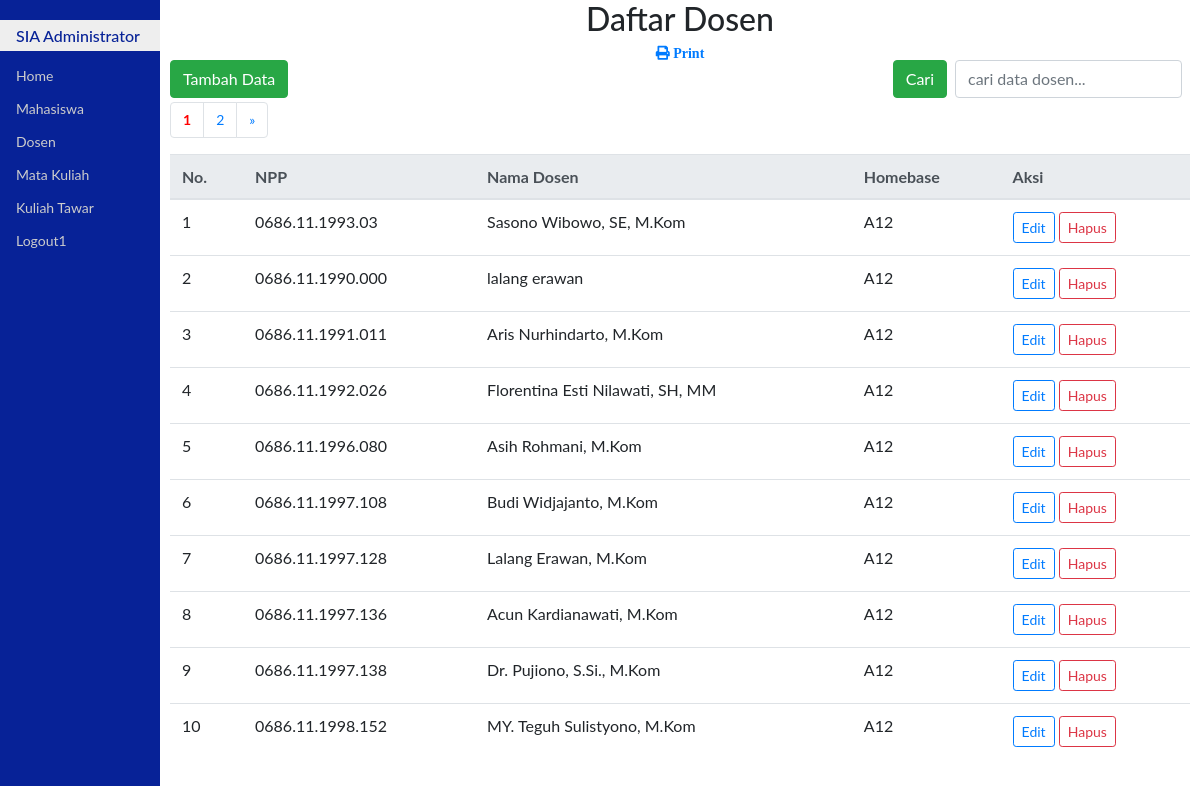
The page /updateDosen.php on the database its author committed.
### tables this page shows
CREATE TABLE `dosen` (
  `npp` char(16) NOT NULL,
  `namadosen` varchar(50) DEFAULT NULL,
  `homebase` char(10) DEFAULT NULL,
  PRIMARY KEY (`npp`)
);

### updateDosen.php (the view, shortened to what this page needs)
<html>
	<head>
		<link rel="stylesheet" type="text/css" href="bootstrap4/css/bootstrap.css">
		<link rel="stylesheet" type="text/css" href="css/styleku.css">
		<link rel="stylesheet" href="https://use.fontawesome.com/releases/v5.7.0/css/all.css">
	</head>
	<body>
		<?php
			require "fungsi.php";
			$jmlDataPerHal = 10;
			if (isset($_POST['cari'])){
				$cari=$_POST['cari'];
				$sql="select * from dosen where npp like'%$cari%' or
									namadosen like '%$cari%' or
									homebase like '%$cari%'";
			}else{
				$sql="select * from dosen";
			}
			$qry = mysqli_query($koneksi,$sql) or die(mysqli_error($koneksi));
			$jmlData = mysqli_num_rows($qry);
			$jmlHal = ceil($jmlData / $jmlDataPerHal);
			if (isset($_GET['hal'])){
				$halAktif=$_GET['hal'];
			}else{
				$halAktif=1;
			}
			$awalData=($jmlDataPerHal * $halAktif)-$jmlDataPerHal;
			$kosong=false;
			if (isset($_POST['cari'])){
				$cari=$_POST['cari'];
				$sql="select * from dosen where npp like'%$cari%' or
									namadosen like '%$cari%' or
									homebase like '%$cari%'
									limit $awalData,$jmlDataPerHal";
			}else{
				$sql="select * from dosen limit $awalData,$jmlDataPerHal";
			}
			$hasil=mysqli_query($koneksi,$sql) or die(mysqli_error($koneksi));
		?>
		<div class="utama">
			<h2 class="text-center">Daftar Dosen</h2>
			<div class="text-center"><a href="prnMhsPdf.php"><span class="fas fa-print">&nbsp;Print</span></a></div>
			<span class="float-left">
				<a class="btn btn-success" href="addDsn.php">Tambah Data</a>
			</span>
			<span class="float-right">
				<form action="" method="post" class="form-inline">
					<button class="btn btn-success" type="submit" name="cari" id="tombol-cari">Cari</button>
					<input class="form-control mr-2 ml-2" type="text" name="cari" placeholder="cari data dosen..." autofocus autocomplete="off" id="keyword">
				</form>
			</span>
			<br><br>
			<ul class="pagination">
				<?php
					for($i=1;$i<=$jmlHal;$i++){
						if ($i==$halAktif){
							echo "<li class='page-item'><a class='page-link' href=?hal=$i style='font-weight:bold;color:red;'>$i</a></li>";
						}else{
							echo "<li class='page-item'><a class='page-link' href=?hal=$i>$i</a></li>";
						}
					}
					if ($halAktif<$jmlHal){
						$forward=$halAktif+1;
						echo "<li class='page-item'><a class='page-link' href=?hal=$forward>&raquo;</a></li>";
					}
				?>
			</ul>
			<div id="container">
			<table class="table table-hover">
				<thead class="thead-light">
					<tr>
						<th>No.</th>
						<th>NPP</th>
						<th>Nama Dosen</th>
						<th>Homebase</th>
						<th>Aksi</th>
					</tr>
				</thead>
				<tbody>
					<?php
						if ($kosong){
					?>
						<tr><th colspan="6">
							<div class="alert alert-info alert-dismissible fade show text-center">
							Data tidak ada
							</div>
						</th></tr>
					<?php
					}else{
						if($awalData==0){
							$no=$awalData+1;
						}else{
							$no=$awalData+1;
						}
						while($row=mysqli_fetch_assoc($hasil)){
					?>
						<tr>
							<td><?php echo $no?></td>
							<td><?php echo $row["npp"]?></td>
							<td><?php echo $row["namadosen"]?></td>
							<td><?php echo $row["homebase"]?></td>
							<td>
								<a class="btn btn-outline-primary btn-sm" href="editDsn.php?kode=<?php echo $row['npp']?>">Edit</a>
								<a class="btn btn-outline-danger btn-sm" href="hpsDsn.php?kode=<?php echo $row["npp"]?>" id="linkHps" onclick="return confirm('Yakin dihapus nih?')">Hapus</a>
							</td>
						</tr>
								<?php
									$no++;
						}
					}
							?>
				</tbody>
			</table>
		</div>
		</div>
</body>
</html>

### css/styleku.css (style rules this page uses)
body { font-family: "Lato", sans-serif; }
.menusamping { height: 100%; width: 160px; position: fixed; z-index: 1; top: 0; left: 0; background-color: #072297; overflow-x: hidden; padding-top: 20px; }
.menusamping a { padding: 6px 8px 6px 16px; text-decoration: none; font-size: 14px; color: #ccc; display: block; }
.menusamping h1 { padding: 6px 8px 6px 16px; text-decoration: none; font-size: 16px; color: #072297; background-color: #eee; display: block; }
.utama { margin-left: 160px; font-size: 14px; padding: 0px 10px; }

### rows shown on the page
dosen: npp "0686.11.1993.03", namadosen "Sasono Wibowo, SE, M.Kom", homebase "A12"
dosen: npp "0686.11.1990.000", namadosen "lalang erawan", homebase "A12"
dosen: npp "0686.11.1991.011", namadosen "Aris Nurhindarto, M.Kom", homebase "A12"
dosen: npp "0686.11.1992.026", namadosen "Florentina Esti Nilawati, SH, MM", homebase "A12"
dosen: npp "0686.11.1996.080", namadosen "Asih Rohmani, M.Kom", homebase "A12"
dosen: npp "0686.11.1997.108", namadosen "Budi Widjajanto, M.Kom", homebase "A12"
dosen: npp "0686.11.1997.128", namadosen "Lalang Erawan, M.Kom", homebase "A12"
dosen: npp "0686.11.1997.136", namadosen "Acun Kardianawati, M.Kom", homebase "A12"
dosen: npp "0686.11.1997.138", namadosen "Dr. Pujiono, S.Si., M.Kom", homebase "A12"
dosen: npp "0686.11.1998.152", namadosen "MY. Teguh Sulistyono, M.Kom", homebase "A12"
